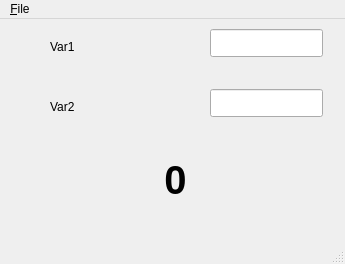
<?xml version="1.0" encoding="UTF-8"?>
<ui version="4.0">
 <class>MainWindow</class>
 <widget class="QMainWindow" name="MainWindow">
  <property name="geometry">
   <rect>
    <x>0</x>
    <y>0</y>
    <width>345</width>
    <height>264</height>
   </rect>
  </property>
  <property name="windowTitle">
   <string>Menu</string>
  </property>
  <widget class="QWidget" name="centralwidget">
   <widget class="QLineEdit" name="lineEdit">
    <property name="geometry">
     <rect>
      <x>210</x>
      <y>10</y>
      <width>113</width>
      <height>28</height>
     </rect>
    </property>
   </widget>
   <widget class="QLineEdit" name="lineEdit_2">
    <property name="geometry">
     <rect>
      <x>210</x>
      <y>70</y>
      <width>113</width>
      <height>28</height>
     </rect>
    </property>
   </widget>
   <widget class="QLabel" name="label">
    <property name="geometry">
     <rect>
      <x>50</x>
      <y>20</y>
      <width>58</width>
      <height>16</height>
     </rect>
    </property>
    <property name="text">
     <string>Var1</string>
    </property>
   </widget>
   <widget class="QLabel" name="label_2">
    <property name="geometry">
     <rect>
      <x>50</x>
      <y>80</y>
      <width>58</width>
      <height>16</height>
     </rect>
    </property>
    <property name="text">
     <string>Var2</string>
    </property>
   </widget>
   <widget class="QLabel" name="label_3">
    <property name="geometry">
     <rect>
      <x>40</x>
      <y>130</y>
      <width>271</width>
      <height>61</height>
     </rect>
    </property>
    <property name="font">
     <font>
      <pointsize>30</pointsize>
      <weight>75</weight>
      <bold>true</bold>
     </font>
    </property>
    <property name="text">
     <string>0</string>
    </property>
    <property name="alignment">
     <set>Qt::AlignCenter</set>
    </property>
   </widget>
  </widget>
  <widget class="QMenuBar" name="menubar">
   <property name="geometry">
    <rect>
     <x>0</x>
     <y>0</y>
     <width>345</width>
     <height>22</height>
    </rect>
   </property>
   <widget class="QMenu" name="menu_File">
    <property name="title">
     <string>&amp;File</string>
    </property>
    <addaction name="action_Add"/>
    <addaction name="action_Exit"/>
   </widget>
   <addaction name="menu_File"/>
  </widget>
  <widget class="QStatusBar" name="statusbar"/>
  <action name="action_Add">
   <property name="text">
    <string>&amp;Add</string>
   </property>
  </action>
  <action name="action_Exit">
   <property name="text">
    <string>&amp;Exit</string>
   </property>
  </action>
 </widget>
 <resources/>
 <connections/>
</ui>
